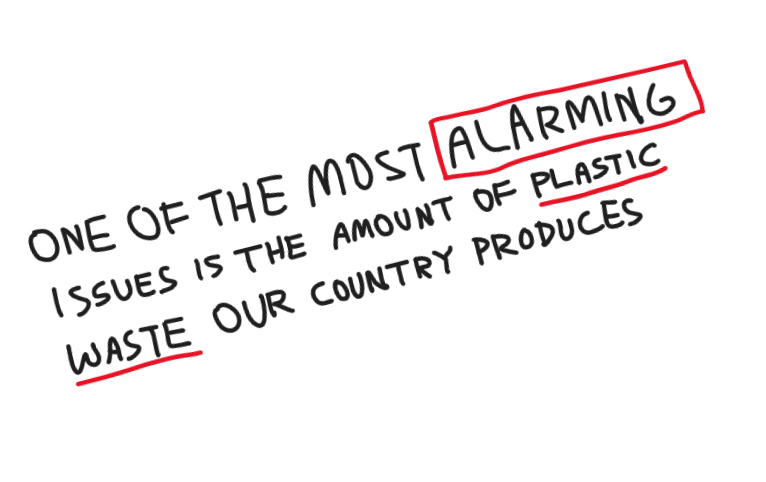
#> input picture testing/test_sample_0.png, 766 x 482 px; its folder holds 4 pictures in this run
$ jupyter execute --allow-errors main.ipynb
#> lines starting #> are read from the running program, lines starting #| are printed output that depends on the picture
# aiReview

An OCR reviewer generator, powered by Keras and TensorFlow using convolutional neural networks.

[cell 1]
import numpy as np
import tensorflow as tf
import tensorflow.keras as keras
import cv2
import matplotlib.pyplot as plt
import polars as pl

print("GPUs: ", len(tf.config.list_physical_devices("GPU")))
#> (this line was passed over: tensorflow is not available in this run)

## Load the datasets

Load the digits dataset.

#> (a cell that did not finish here is left out)

Load the letters dataset. Note: classes A-Z are mapped to integers 10-35.

#> (a cell that did not finish here is left out)

Split the letters dataset to training and validation set.

[cell 4]
from sklearn.model_selection import train_test_split

#> (the rest of this cell did not finish here and is left out)

Combine the two datasets.

[cell 5]
from sklearn.utils import shuffle

#> (the rest of this cell did not finish here and is left out)

Display samples

[cell 6]
class_names = "0123456789ABCDEFGHIJKLMNOPQRSTUVWXYZ"
print(f"Classes ({len(class_names)}): {class_names}")
n_rows = 4
n_cols = 9

plt.figure(figsize=(n_cols, n_rows))
#> (the rest of this cell did not finish here and is left out)

## Training

[cell 7]
from tensorflow.keras.layers import Conv2D, MaxPooling2D, Flatten, Dense, AlphaDropout
from tensorflow.keras.models import Sequential
from functools import partial

#> (the rest of this cell did not finish here and is left out)

#> (a cell that did not finish here is left out)

## Testing

### Preprocessing

Read test samples.

[cell 9]
class TestSample:
    def __init__(self, path):
#> called with path = 'testing/test_sample_0.png'
        self.path = path
        self.img = cv2.cvtColor(cv2.imread(path), cv2.COLOR_BGR2RGB)

        # uninitialized attributes:
        self.text_img = None
        self.anno_img = None


test_paths = [rf"testing/test_sample_{i}.png" for i in range(6)]

#> (the rest of this cell did not finish here and is left out)

#> call 2 of __init__, with path = 'testing/test_sample_1.png'
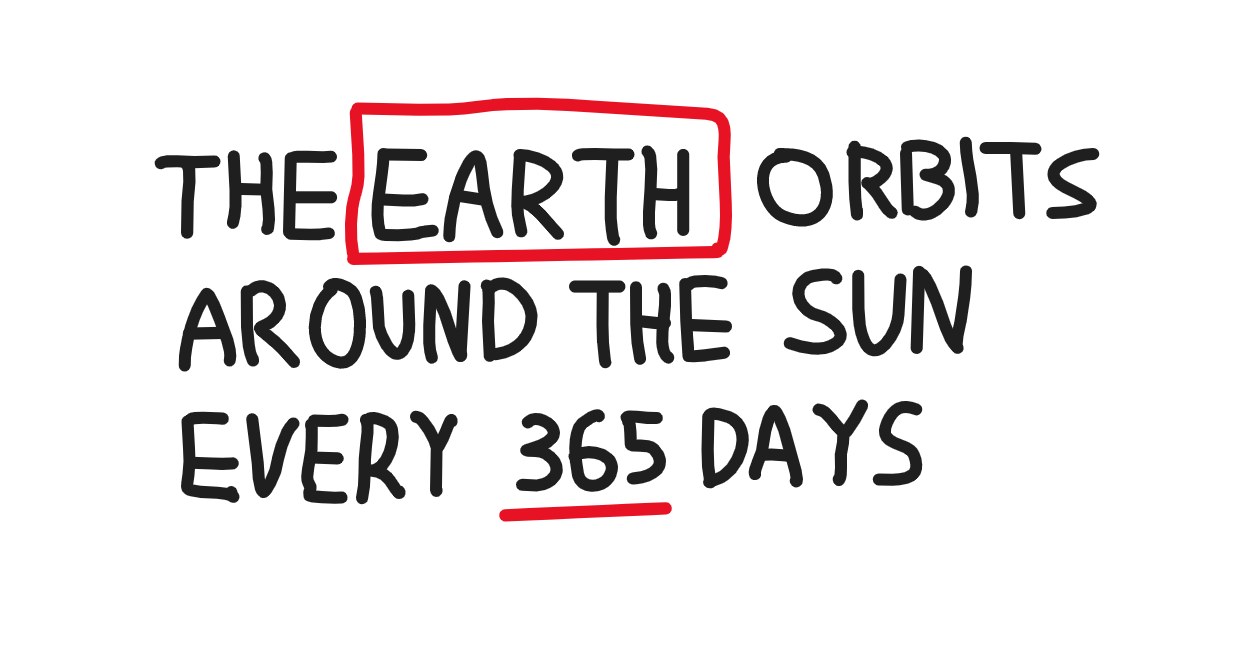
#> input picture testing/test_sample_1.png, 1258 x 663 px
#> call 3 of __init__, with path = 'testing/test_sample_2.png'
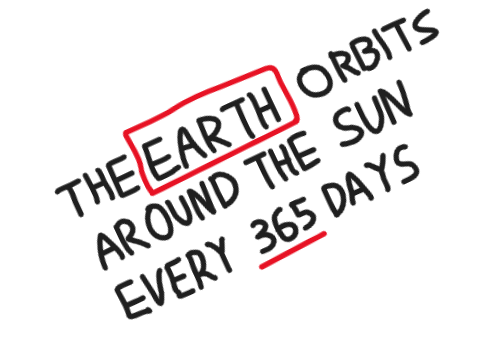
#> input picture testing/test_sample_2.png, 496 x 340 px
#> call 4 of __init__, with path = 'testing/test_sample_3.png'
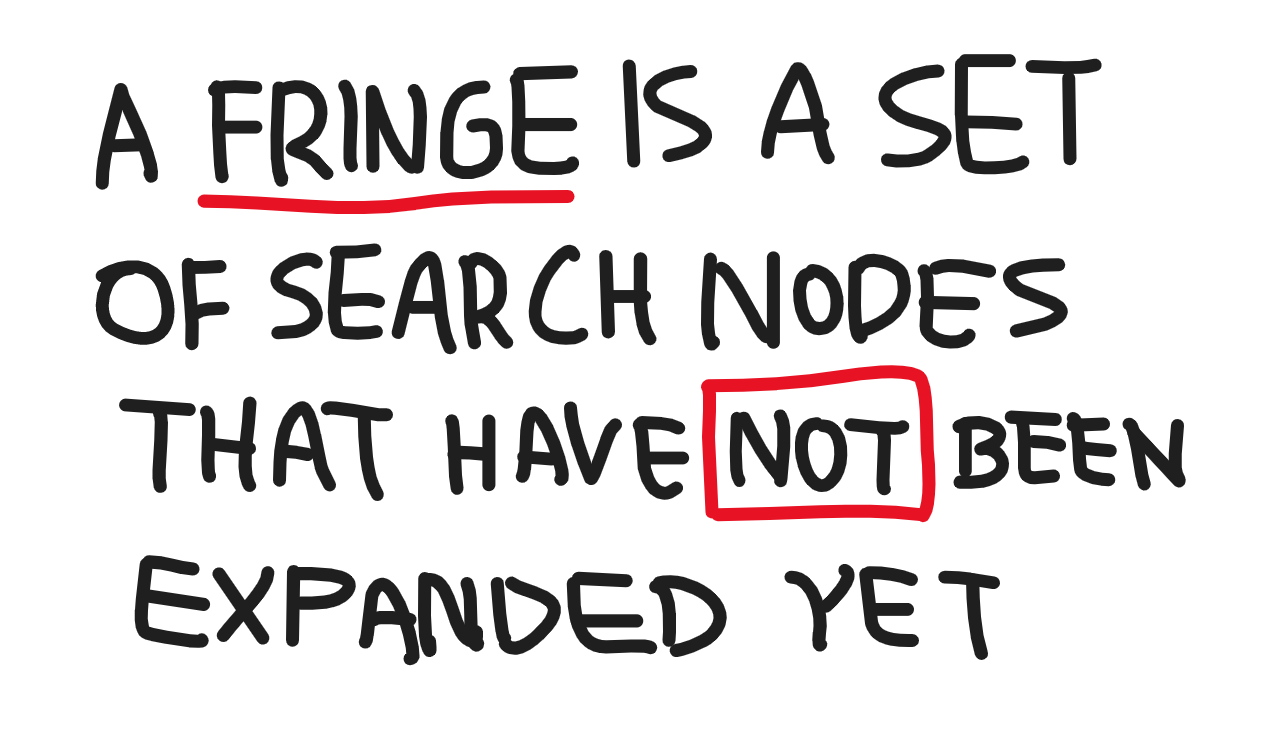
#> input picture testing/test_sample_3.png, 1272 x 737 px

fig = plt.figure(figsize=(16, 4))
for idx, sample in enumerate(test_samples):
    plt.subplot(2, 3, idx + 1)
    plt.xticks([])
    plt.yticks([])
    plt.imshow(sample.img)
fig.suptitle(f"Test samples ({len(test_samples)}).")
fig.tight_layout()
plt.show()
